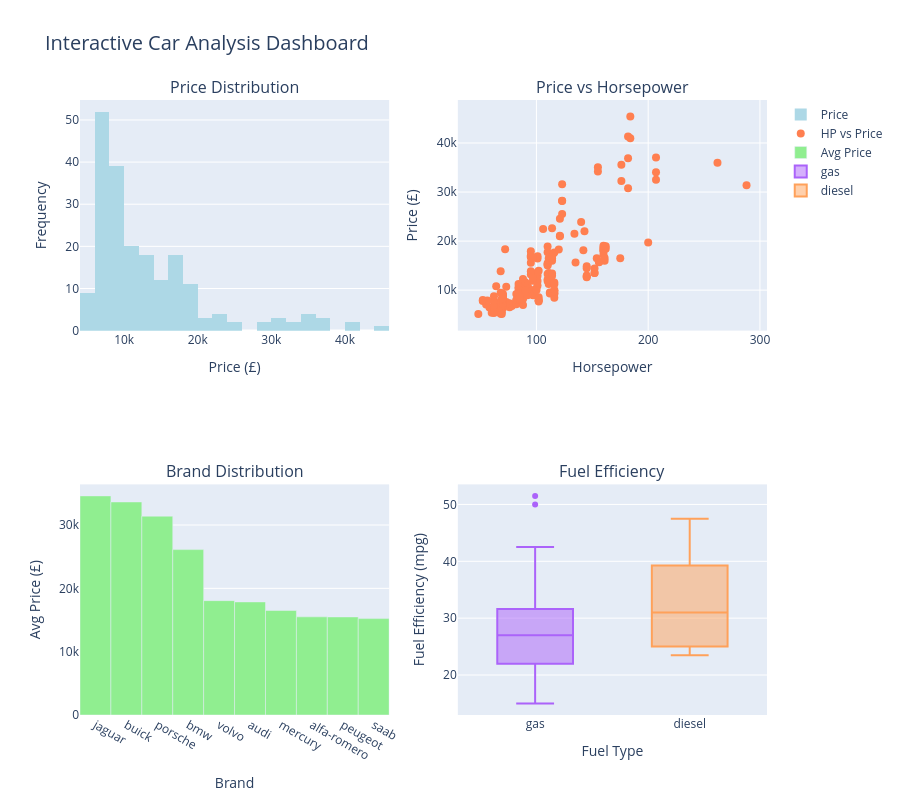

Notebook code cell kept with this figure:
### Markdown cell above
### 4.4 Plotly Subplots and Dashboard

### Code cell
# 4.4.1 Interactive Dashboard with Subplots
from plotly.subplots import make_subplots

# Create subplots
fig = make_subplots(
    rows=2, cols=2,
    subplot_titles=('Price Distribution', 'Price vs Horsepower', 
                    'Brand Distribution', 'Fuel Efficiency'),
    specs=[[{'type': 'histogram'}, {'type': 'scatter'}],
           [{'type': 'bar'}, {'type': 'box'}]]
)

# Plot 1: Histogram
fig.add_trace(
    go.Histogram(x=df['price'], name='Price', marker_color='lightblue'),
    row=1, col=1
)

# Plot 2: Scatter
fig.add_trace(
    go.Scatter(x=df['horsepower'], y=df['price'], mode='markers',
               name='HP vs Price', marker=dict(color='coral', size=8)),
    row=1, col=2
)

# Plot 3: Bar
brand_avg = df.groupby('brand')['price'].mean().sort_values(ascending=False).head(10)
fig.add_trace(
    go.Bar(x=brand_avg.index, y=brand_avg.values, name='Avg Price',
           marker_color='lightgreen'),
    row=2, col=1
)

# Plot 4: Box
for fuel in df['fueltype'].unique():
    fig.add_trace(
        go.Box(y=df[df['fueltype']==fuel]['fuel_efficiency'], name=fuel),
        row=2, col=2
    )

# Update layout
fig.update_layout(height=800, showlegend=True,
                  title_text="Interactive Car Analysis Dashboard",
                  title_font_size=20)

# Update axes labels
fig.update_xaxes(title_text="Price (£)", row=1, col=1)
fig.update_xaxes(title_text="Horsepower", row=1, col=2)
fig.update_xaxes(title_text="Brand", row=2, col=1)
fig.update_xaxes(title_text="Fuel Type", row=2, col=2)
fig.update_yaxes(title_text="Frequency", row=1, col=1)
fig.update_yaxes(title_text="Price (£)", row=1, col=2)
fig.update_yaxes(title_text="Avg Price (£)", row=2, col=1)
fig.update_yaxes(title_text="Fuel Efficiency (mpg)", row=2, col=2)

fig.show()

print("💡 Key Learning: Plotly can create interactive dashboards with multiple chart types.")

### Figure 1 — Plotly figure (JSON) as saved in the notebook; plotly's stock layout.template omitted (floating-point values rounded to 4 significant figures; data arrays with more than 128 entries replaced by an {"elided": "..."} marker saying what was removed)
{"data": [{"marker": {"color": "lightblue"}, "name": "Price", "type": "histogram", "x": {"elided": "205 float values"}, "xaxis": "x", "yaxis": "y"}, {"marker": {"color": "coral", "size": 8}, "mode": "markers", "name": "HP vs Price", "type": "scatter", "x": {"elided": "205 int values"}, "xaxis": "x2", "y": {"elided": "205 float values"}, "yaxis": "y2"}, {"marker": {"color": "lightgreen"}, "name": "Avg Price", "type": "bar", "x": ["jaguar", "buick", "porsche", "bmw", "volvo", "audi", "mercury", "alfa-romero", "peugeot", "saab"], "xaxis": "x3", "y": [34600.0, 33650.0, 31400.0, 26120.0, 18060.0, 17860.0, 16500.0, 15500.0, 15490.0, 15220.0], "yaxis": "y3"}, {"name": "gas", "type": "box", "xaxis": "x4", "y": {"elided": "185 float values"}, "yaxis": "y4"}, {"name": "diesel", "type": "box", "xaxis": "x4", "y": [39.0, 35.0, 23.5, 23.5, 23.5, 23.5, 47.5, 30.5, 25.0, 30.5, 25.0, 30.5, 35.0, 42.5, 31.5, 41.5, 41.5, 39.5, 35.5, 26.5], "yaxis": "y4"}], "layout": {"annotations": [{"font": {"size": 16}, "showarrow": false, "text": "Price Distribution", "x": 0.225, "xanchor": "center", "xref": "paper", "y": 1, "yanchor": "bottom", "yref": "paper"}, {"font": {"size": 16}, "showarrow": false, "text": "Price vs Horsepower", "x": 0.775, "xanchor": "center", "xref": "paper", "y": 1, "yanchor": "bottom", "yref": "paper"}, {"font": {"size": 16}, "showarrow": false, "text": "Brand Distribution", "x": 0.225, "xanchor": "center", "xref": "paper", "y": 0.375, "yanchor": "bottom", "yref": "paper"}, {"font": {"size": 16}, "showarrow": false, "text": "Fuel Efficiency", "x": 0.775, "xanchor": "center", "xref": "paper", "y": 0.375, "yanchor": "bottom", "yref": "paper"}], "height": 800, "showlegend": true, "title": {"font": {"size": 20}, "text": "Interactive Car Analysis Dashboard"}, "xaxis": {"anchor": "y", "domain": [0, 0.45], "title": {"text": "Price (£)"}}, "xaxis2": {"anchor": "y2", "domain": [0.55, 1], "title": {"text": "Horsepower"}}, "xaxis3": {"anchor": "y3", "domain": [0, 0.45], "title": {"text": "Brand"}}, "xaxis4": {"anchor": "y4", "domain": [0.55, 1], "title": {"text": "Fuel Type"}}, "yaxis": {"anchor": "x", "domain": [0.625, 1], "title": {"text": "Frequency"}}, "yaxis2": {"anchor": "x2", "domain": [0.625, 1], "title": {"text": "Price (£)"}}, "yaxis3": {"anchor": "x3", "domain": [0, 0.375], "title": {"text": "Avg Price (£)"}}, "yaxis4": {"anchor": "x4", "domain": [0, 0.375], "title": {"text": "Fuel Efficiency (mpg)"}}}}
